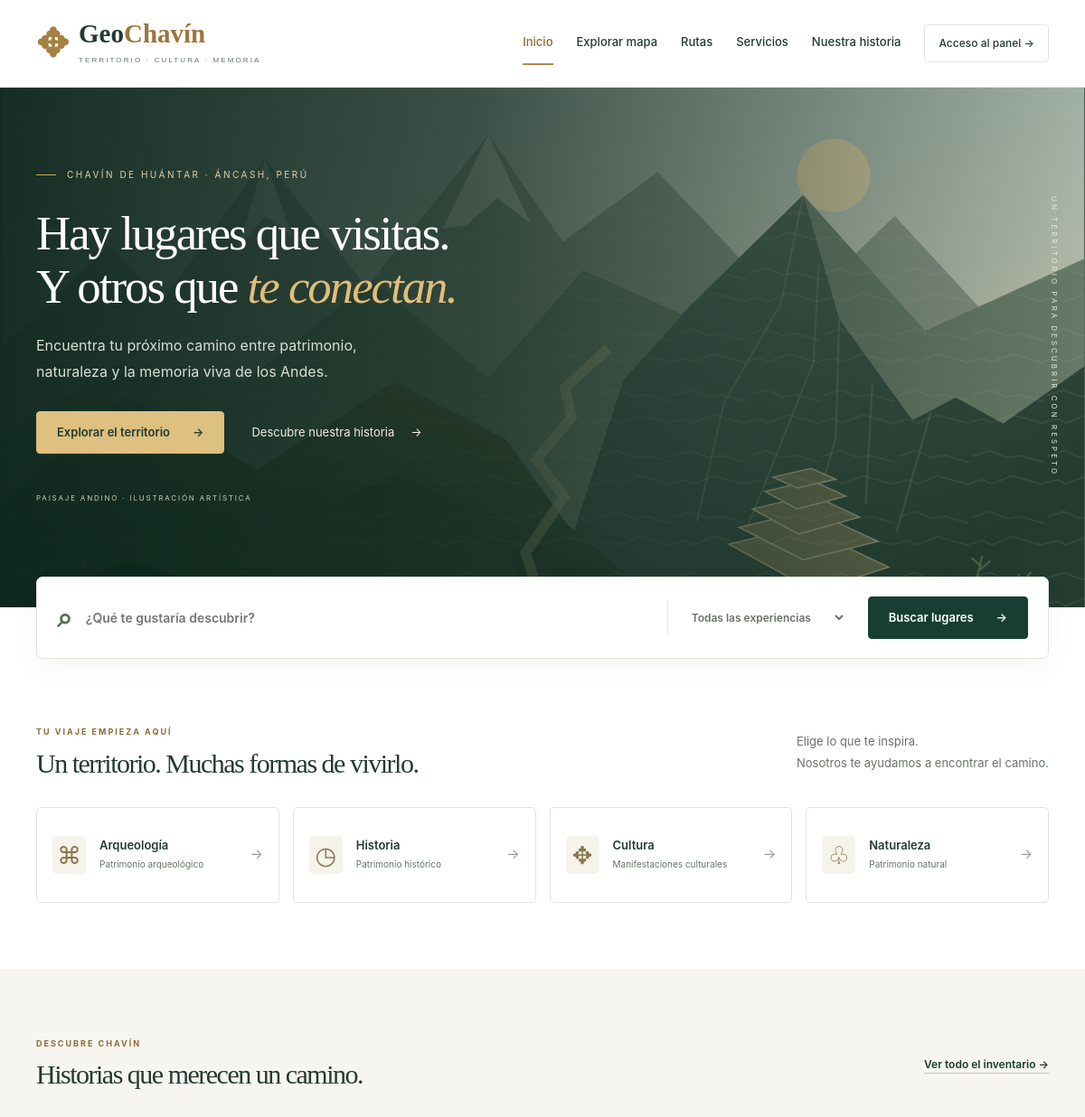
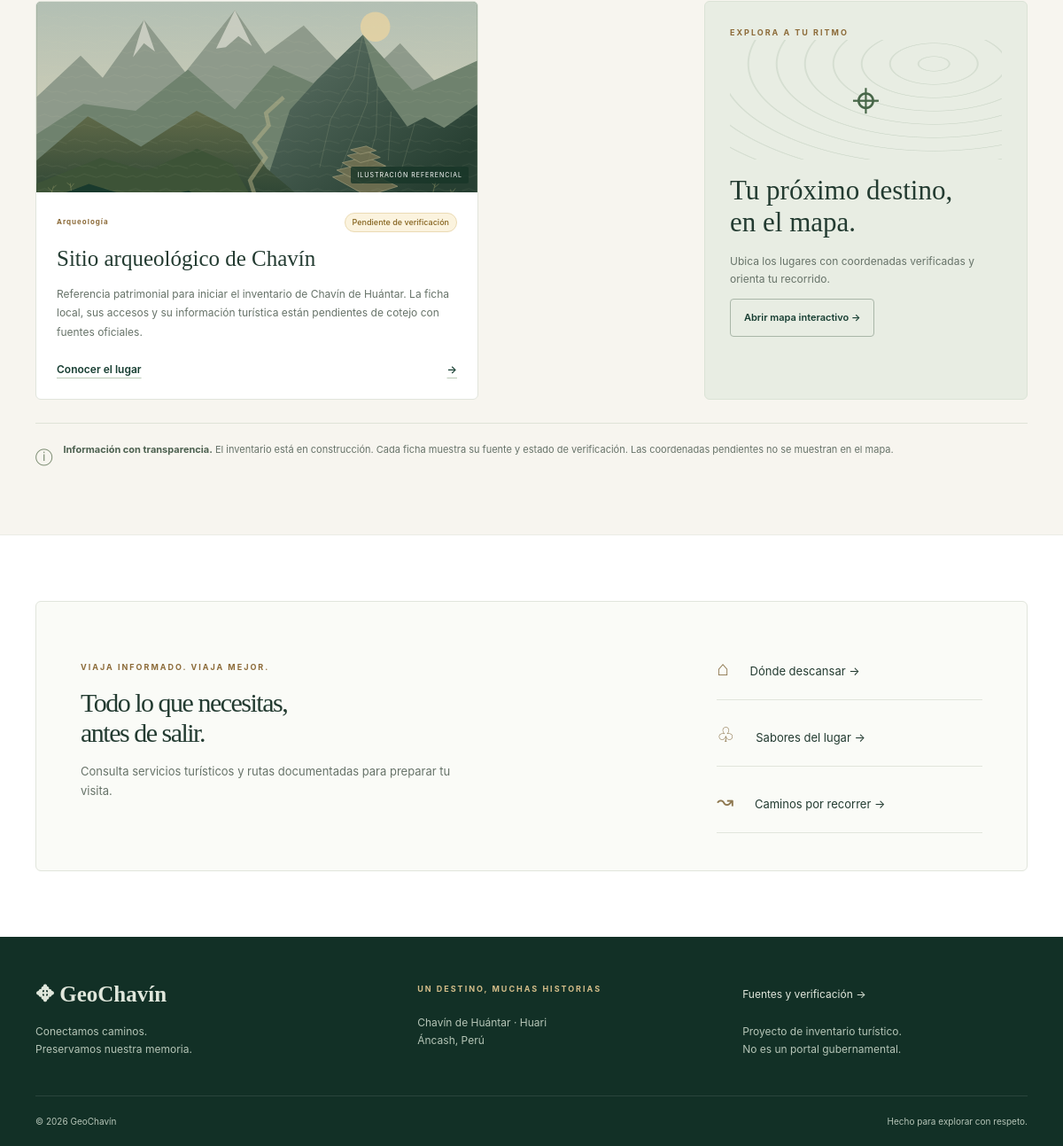
The page / on the database its author committed (2 pictures, top to bottom).
### tables this page shows
CREATE TABLE IF NOT EXISTS categorias (
 id INT UNSIGNED AUTO_INCREMENT PRIMARY KEY,
 nombre VARCHAR(80) NOT NULL UNIQUE,
 descripcion TEXT NULL
);

CREATE TABLE IF NOT EXISTS atractivos_turisticos (
 id INT UNSIGNED AUTO_INCREMENT PRIMARY KEY,
 categoria_id INT UNSIGNED NOT NULL,
 ubicacion_id INT UNSIGNED NULL,
 nombre VARCHAR(180) NOT NULL,
 descripcion TEXT NOT NULL,
 recomendaciones TEXT NULL,
 fuente_url VARCHAR(1000) NOT NULL,
 verificado TINYINT(1) NOT NULL DEFAULT 0,
 publicado TINYINT(1) NOT NULL DEFAULT 0,
 creado_en TIMESTAMP DEFAULT CURRENT_TIMESTAMP,
 actualizado_en TIMESTAMP DEFAULT CURRENT_TIMESTAMP ON UPDATE CURRENT_TIMESTAMP,
 FOREIGN KEY (categoria_id) REFERENCES categorias(id) ON DELETE RESTRICT,
 FOREIGN KEY (ubicacion_id) REFERENCES ubicaciones(id) ON DELETE SET NULL,
 INDEX idx_atr_publico (publicado,verificado),
 INDEX idx_atr_nombre (nombre)
);

### app/bootstrap.php (called while the page is built, shortened)
<?php
$config = is_file(__DIR__.'/../config.local.php') ? require __DIR__.'/../config.local.php' : [];
function setting(string $key, mixed $default = ''): mixed {
 global $config;
 $value = getenv(strtoupper($key));
 return $value !== false ? $value : ($config[$key] ?? $default);
}
require_once __DIR__.'/helpers.php';
function db(): PDO {
 static $pdo;
 if (!$pdo) {
  $name = (string)setting('db_name','geochavin');
  $pdo = new PDO('mysql:host='.setting('db_host','127.0.0.1').';port='.setting('db_port','3306').';dbname='.$name.';charset=utf8mb4', (string)setting('db_user','geochavin'), (string)setting('db_password'), [PDO::ATTR_ERRMODE=>PDO::ERRMODE_EXCEPTION,PDO::ATTR_DEFAULT_FETCH_MODE=>PDO::FETCH_ASSOC,PDO::ATTR_EMULATE_PREPARES=>false]);
  $pdo->exec("SET time_zone = '-05:00'");
 }
 return $pdo;
}
function rows(string $sql, array $params=[]): array { $s=db()->prepare($sql); $s->execute($params); return $s->fetchAll(); }
function current_user(): ?array {
 if (empty($_SESSION['uid'])) return null;
 return one('SELECT u.id,u.nombre,u.email,r.nombre AS rol FROM usuarios u JOIN roles r ON r.id=u.rol_id WHERE u.id=? AND u.activo=1',[$_SESSION['uid']]);
}

### app/views.php (the view, shortened to what this page needs)
<?php
function page(string $title, callable $body, bool $readUser=true):void {
 $active=query_string('page')?:'home';$user=$readUser?current_user():null;
?><!doctype html><html lang="es"><head><meta charset="utf-8"><meta name="viewport" content="width=device-width,initial-scale=1"><meta name="description" content="GeoChavín: explora el patrimonio y planifica tu visita a Chavín de Huántar, Áncash, Perú. Inventario turístico con fuentes y verificación."><title><?=e($title)?> · GeoChavín</title><link rel="icon" href="<?=e(url('assets/icon.svg'))?>" type="image/svg+xml"><link rel="stylesheet" href="<?=e(url('assets/vendor/leaflet.css'))?>"><link rel="stylesheet" href="<?=e(url('assets/style.css'))?>"><script defer src="<?=e(url('assets/vendor/leaflet.js'))?>"></script><script defer src="<?=e(url('assets/app.js'))?>"></script></head><body><a class="skip" href="#contenido">Saltar al contenido</a><header class="site-header"><div class="container header-inner"><a class="brand" href="<?=e(url())?>"><span class="brand-mark">✥</span><span>Geo<span class="brand-gold">Chavín</span><small>TERRITORIO · CULTURA · MEMORIA</small></span></a><button class="menu-toggle" aria-controls="main-nav" aria-expanded="false" aria-label="Abrir navegación">☰</button><nav id="main-nav" aria-label="Navegación principal"><?php foreach(['home'=>'Inicio','explorar'=>'Explorar mapa','rutas'=>'Rutas','directorio'=>'Servicios','historia'=>'Nuestra historia'] as $p=>$label):?><a <?=$active===$p?'aria-current="page"':''?> href="<?=e(url($p==='home'?'':'?page='.$p))?>"><?=e($label)?></a><?php endforeach;?><a class="nav-admin" href="<?=e(url('?page='.($user?'admin':'login')))?>"><?=$user?'Mi panel':'Acceso al panel'?> →</a></nav></div></header><main id="contenido"><?php if(isset($_SESSION['flash'])):?><div class="container flash" role="status"><?=e($_SESSION['flash'])?></div><?php unset($_SESSION['flash']);endif; $body();?></main><footer><div class="container footer-grid"><div><a class="brand" href="<?=e(url())?>">✥ GeoChavín</a><p>Conectamos caminos.<br>Preservamos nuestra memoria.</p></div><div><span class="eyebrow">UN DESTINO, MUCHAS HISTORIAS</span><p>Chavín de Huántar · Huari<br>Áncash, Perú</p></div><div><a href="<?=e(url('?page=historia'))?>">Fuentes y verificación →</a><p class="muted">Proyecto de inventario turístico.<br>No es un portal gubernamental.</p></div></div><div class="container footer-bottom"><span>© <?=date('Y')?> GeoChavín</span><span>Hecho para explorar con respeto.</span></div></footer></body></html><?php
}
function attractions(string $q='',string $category=''):array {
 $where='a.publicado=1';$params=[];
 return rows("SELECT a.*,c.nombre AS categoria,u.latitud,u.longitud,u.verificado AS posicion_verificada,(SELECT f.url FROM fotografias f WHERE f.atractivo_id=a.id AND f.verificado=1 ORDER BY f.id LIMIT 1) AS foto FROM atractivos_turisticos a JOIN categorias c ON c.id=a.categoria_id LEFT JOIN ubicaciones u ON u.id=a.ubicacion_id WHERE $where ORDER BY a.verificado DESC,a.nombre LIMIT 100",$params);
}
function card(array $a):void { ?><article class="place-card"><a class="card-art" href="<?=e(url('?page=atractivo&id='.$a['id']))?>"><?php if($a['foto']&&valid_https($a['foto'])):?><img src="<?=e($a['foto'])?>" alt="<?=e($a['nombre'])?>" loading="lazy"><?php else:?><img src="<?=e(url('assets/landscape.svg'))?>" alt="Ilustración artística de un paisaje andino; no es una fotografía del atractivo" loading="lazy"><span class="art-label">ILUSTRACIÓN REFERENCIAL</span><?php endif;?></a><div class="card-body"><div class="card-top"><span class="eyebrow"><?=e($a['categoria'])?></span><?=badge((bool)$a['verificado'])?></div><h3><a href="<?=e(url('?page=atractivo&id='.$a['id']))?>"><?=e($a['nombre'])?></a></h3><p><?=e(mb_strimwidth($a['descripcion'],0,190,'…'))?></p><a class="text-link" href="<?=e(url('?page=atractivo&id='.$a['id']))?>">Conocer el lugar <span>→</span></a></div></article><?php }
function home():void {
 $items=attractions();$categories=rows('SELECT * FROM categorias ORDER BY id');
?><section class="hero"><img class="hero-art" src="<?=e(url('assets/landscape.svg'))?>" alt=""><div class="hero-shade"></div><div class="container hero-content"><span class="hero-kicker"><span></span> CHAVÍN DE HUÁNTAR · ÁNCASH, PERÚ</span><h1>Hay lugares que visitas.<br>Y otros que <em>te conectan.</em></h1><p>Encuentra tu próximo camino entre patrimonio,<br class="desktop"> naturaleza y la memoria viva de los Andes.</p><div class="hero-actions"><a class="button gold" href="<?=e(url('?page=explorar'))?>">Explorar el territorio <span>→</span></a><a class="hero-secondary" href="<?=e(url('?page=historia'))?>">Descubre nuestra historia <span>→</span></a></div><span class="hero-footnote">PAISAJE ANDINO · ILUSTRACIÓN ARTÍSTICA</span></div><div class="hero-side">UN TERRITORIO PARA DESCUBRIR CON RESPETO</div></section><div class="container search-wrap"><form class="search-bar" method="get"><input type="hidden" name="page" value="explorar"><label><span class="search-icon">⌕</span><span class="sr-only">Buscar atractivos</span><input name="q" maxlength="120" placeholder="¿Qué te gustaría descubrir?"></label><label class="category-select"><span class="sr-only">Categoría</span><select name="categoria"><option value="">Todas las experiencias</option><?php foreach($categories as $c):?><option value="<?=e($c['id'])?>"><?=e($c['nombre'])?></option><?php endforeach;?></select></label><button class="button" type="submit">Buscar lugares <span>→</span></button></form></div><section class="section container"><div class="section-heading"><div><span class="eyebrow">TU VIAJE EMPIEZA AQUÍ</span><h2>Un territorio. Muchas formas de vivirlo.</h2></div><p>Elige lo que te inspira.<br>Nosotros te ayudamos a encontrar el camino.</p></div><div class="category-grid"><?php $icons=['⌘','◷','✥','♧'];foreach($categories as $i=>$c):?><a class="category-card" href="<?=e(url('?page=explorar&categoria='.$c['id']))?>"><span class="category-icon"><?=e($icons[$i%4])?></span><div><h3><?=e($c['nombre'])?></h3><p><?=e($c['descripcion'])?></p></div><span>→</span></a><?php endforeach;?></div></section><section class="section soft"><div class="container"><div class="section-heading"><div><span class="eyebrow">DESCUBRE CHAVÍN</span><h2>Historias que merecen un camino.</h2></div><a class="text-link" href="<?=e(url('?page=explorar'))?>">Ver todo el inventario →</a></div><div class="inventory-layout"><div class="cards"><?php foreach(array_slice($items,0,2) as $a)card($a);if(!$items):?><div class="empty">El inventario se está preparando. Vuelve pronto para descubrir nuevos lugares.</div><?php endif;?></div><aside class="map-promo"><span class="eyebrow">EXPLORA A TU RITMO</span><div class="contour"><span>⌖</span></div><h3>Tu próximo destino,<br>en el mapa.</h3><p>Ubica los lugares con coordenadas verificadas y orienta tu recorrido.</p><a class="button outline" href="<?=e(url('?page=explorar#mapa'))?>">Abrir mapa interactivo →</a></aside></div><div class="data-note"><span>ⓘ</span><p><strong>Información con transparencia.</strong> El inventario está en construcción. Cada ficha muestra su fuente y estado de verificación. Las coordenadas pendientes no se muestran en el mapa.</p></div></div></section><section class="container section"><div class="journey-banner"><div><span class="eyebrow">VIAJA INFORMADO. VIAJA MEJOR.</span><h2>Todo lo que necesitas,<br>antes de salir.</h2><p>Consulta servicios turísticos y rutas documentadas para preparar tu visita.</p></div><div class="journey-links"><a href="<?=e(url('?page=directorio&tipo=hotel'))?>"><span>⌂</span> Dónde descansar →</a><a href="<?=e(url('?page=directorio&tipo=restaurante'))?>"><span>♧</span> Sabores del lugar →</a><a href="<?=e(url('?page=rutas'))?>"><span>↝</span> Caminos por recorrer →</a></div></div></section><?php
}
?>

### public/index.php (shortened to what this page needs)
<?php
require __DIR__.'/../app/bootstrap.php';
require __DIR__.'/../app/views.php';
try {
 $route=query_string('page')?:'home';
 switch($route) {
 case 'home':page('Un territorio por descubrir',fn()=>home());break;
 }
} catch (DomainException $ex) {fail_page('Revisa la información',$ex->getMessage(),http_response_code()>=400?http_response_code():422);}
catch (Throwable $ex) {
 error_log('GeoChavin: '.$ex->getMessage());
 if(query_string('page')==='api') {http_response_code(503);header('Content-Type: application/json; charset=utf-8');echo json_encode(['error'=>'No se pudo consultar el inventario. Comprueba la conexión con MySQL.']);}
 else fail_page('No podemos consultar el inventario','La conexión con MySQL no está disponible o falta instalar el esquema. Consulta las instrucciones de instalación.',503);
}

### app/helpers.php (shortened to what this page needs)
<?php
function e(mixed $s): string {return htmlspecialchars((string)$s,ENT_QUOTES|ENT_SUBSTITUTE,'UTF-8');}
function url(string $path=''): string {return rtrim((string)setting('base_path'),'/').'/'.$path;}
function badge(bool $v): string {return $v?'<span class="badge verified">Fuente cotejada</span>':'<span class="badge pending">Pendiente de verificación</span>';}
function query_string(string $key):string {return is_string($_GET[$key]??null)?trim($_GET[$key]):'';}

### rows shown on the page
categorias: i "⌘", nombre "Arqueología", descripcion "Patrimonio arqueológico"
categorias: i "◷", nombre "Historia", descripcion "Patrimonio histórico"
categorias: i "✥", nombre "Cultura", descripcion "Manifestaciones culturales"
categorias: i "♧", nombre "Naturaleza", descripcion "Patrimonio natural"
atractivos_turisticos: categoria.nombre "Arqueología", nombre "Sitio arqueológico de Chavín", descripcion "Referencia patrimonial para iniciar el inventario de Chavín de Huántar. La ficha local, sus accesos y su información turística están pendientes de cotejo con fuentes oficiales."

### other values the page prints
$label "Inicio"
$label "Explorar mapa"
$label "Rutas"
$label "Servicios"
$label "Nuestra historia"
